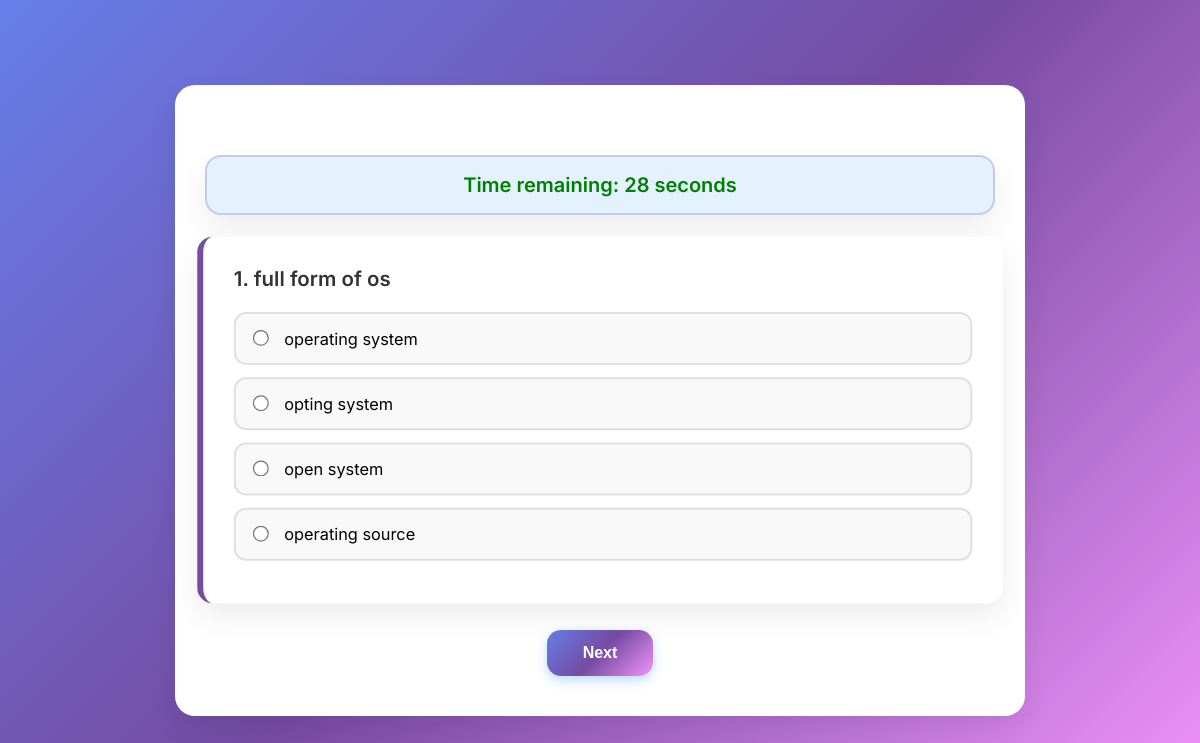
The app's page /quiz/12/ with its own data.
### questions/models.py (models this page shows)
class questions(models.Model):
    quiz = models.ForeignKey(Quiz,on_delete=models.CASCADE)
    question = models.CharField(max_length=500)
    option1 =  models.CharField(max_length=500)
    option2 =  models.CharField(max_length=500)
    option3 =  models.CharField(max_length=500)
    option4 =  models.CharField(max_length=200)
    correct_answer = models.IntegerField()

### quizapp/views.py (the view, shortened to what this page needs)
# urls.py: path('quiz/<int:quiz_id>/',takequiz_view,name='takequiz'),
def takequiz_view(request, quiz_id):
    quiz_object = get_object_or_404(Quiz, id=quiz_id)
    list_of_questions = questions.objects.filter(quiz=quiz_object)
    total_questions = len(questions.objects.filter(quiz=quiz_object))
    quiz_object = get_object_or_404(Quiz, id = quiz_id)
    return render(request, 'take_quiz.html', {'quiz': quiz_object,'all_questions': list_of_questions,'total_questions': total_questions})

### template/take_quiz.html (shortened to what this page needs)
<!DOCTYPE html>
<html lang="en">
<head>
</head>
<body>
  <div class="quiz-wrapper">
     <div class="timer-display">
      <div class="timer-text" id="timer">Time remaining: 30 seconds</div>
    </div>
    <form method="POST" id="quizForm" action="{% url 'takequiz' quiz.id %}">
      {% for question in all_questions %}
        <div class="quiz-question {% if forloop.first %}active{% endif %}">
          <h3>{{ forloop.counter }}. {{ question.question }}</h3>
          <ul class="quiz-options">
            <li><label><input type="radio" name="question{{ question.id }}" value="1"> {{ question.option1 }}</label></li>
            <li><label><input type="radio" name="question{{ question.id }}" value="2"> {{ question.option2 }}</label></li>
            <li><label><input type="radio" name="question{{ question.id }}" value="3"> {{ question.option3 }}</label></li>
            <li><label><input type="radio" name="question{{ question.id }}" value="4"> {{ question.option4 }}</label></li>
          </ul>
        </div>
      {% empty %}
        <p>No questions available for this quiz.</p>
      {% endfor %}
      <div class="btn-wrapper">
        {% if total_questions == 1 %}
        <button type="submit" class="submit-btn">Submit</button>
        {% else %}
        <button type="button" class="quiz-next-btn" onclick="showNextQuestion()">Next</button>
        {% endif %}
      </div>
    </form>
  </div>
</body>
</html>

### template/take_quiz.html (style rules this page uses)
:root { --primary: linear-gradient(135deg, #667eea 0%, #764ba2 50%, #f093fb 100%); --bg-light: #f3f4f6; --bg-white: #ffffff; --text-dark: #2e2e2e; --border: #ddd; --hover-bg: #eef2ff; --option-bg: #f9f9f9; --option-hover: #e6e6ff; --blue-light: #e3f2fd; --shadow: 0 12px 28px rgba(0, 0, 0, 0.08); }
* { box-sizing: border-box; margin: 0; padding: 0; }
body { font-family: 'Inter', sans-serif; background: var(--primary); min-height: 100vh; display: flex; align-items: center; justify-content: center; padding: 40px 12px; }
.quiz-wrapper { background: var(--bg-white); padding: 40px 30px; border-radius: 20px; max-width: 850px; width: 100%; box-shadow: var(--shadow); animation: fadeIn 0.6s ease; }
.timer-display { background-color: var(--blue-light); border: 2px solid #c5cae9; padding: 16px; border-radius: 16px; margin-bottom: 25px; text-align: center; box-shadow: var(--shadow); }
.timer-text { font-size: 20px; font-weight: 600; color: green; }
.quiz-question { display: none; background-color: #ffffff; padding: 30px; margin-bottom: 30px; border-radius: 16px; border-left: 6px solid #764ba2; box-shadow: var(--shadow); transition: transform 0.3s ease; }
.quiz-question.active { display: block; transform: scale(1.02); }
.quiz-question h3 { margin-bottom: 20px; font-size: 20px; color: #333; font-weight: 600; }
.quiz-options { list-style: none; }
.quiz-options li { margin-bottom: 12px; padding: 14px 18px; border: 2px solid #e0e0e0; border-radius: 12px; background-color: var(--option-bg); cursor: pointer; transition: 0.3s ease; display: flex; align-items: center; font-size: 16px; }
.quiz-options input[type="radio"] { margin-right: 12px; accent-color: #764ba2; transform: scale(1.2); }
.btn-wrapper { text-align: center; margin-top: 30px; }
.quiz-next-btn, .quiz-submit-btn, .submit-btn { padding: 14px 36px; font-size: 16px; font-weight: 600; background: var(--primary); color: #ffffff; border: none; border-radius: 14px; cursor: pointer; transition: background 0.3s ease, transform 0.2s ease; box-shadow: 0 4px 12px rgba(30, 136, 229, 0.3); }

### records on screen
questions: question "full form of os", option1 "operating system", option2 "opting system", option3 "open system", option4 "operating source"
